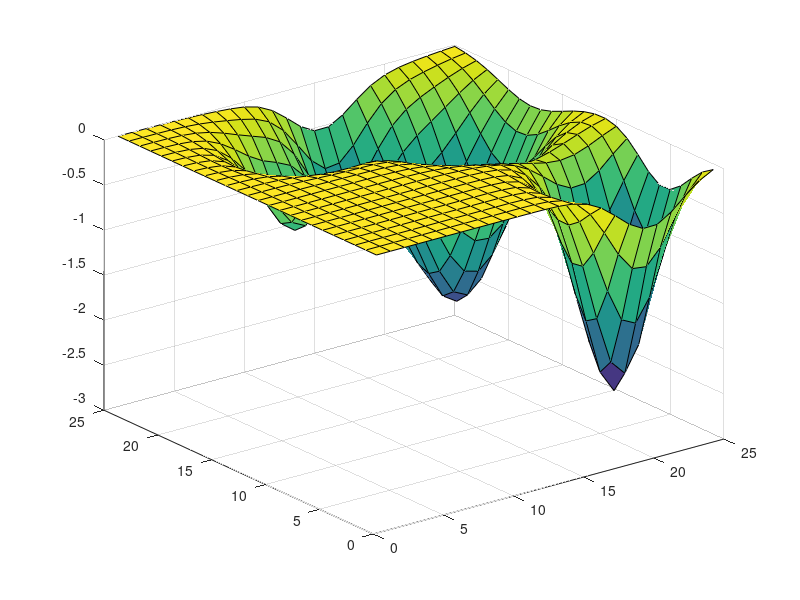

Write MATLAB code to recreate this figure.
% For CPE 470/670
% By Dr. Hung (Jim) La @ 2022
clc;
close all;
%====PARAMETER OF GAUSSIAN MODEL (MULTIVARIATE NORMAL DISTRIBUTION)===
x_neg = -6;
x_pos = 6;
y_neg = -6;
y_pos = 6;

%Gaussian distribution 0
mu_x1 = 3;%2
mu_y1 = 2;%0
mu1 = [mu_x1 mu_y1];
variance_x1 = 2.25;
variance_y1 = 2.25;
rho1 = 0.1333; %correlation between 2 variabes (#1)
covariance_xy1 = rho1*sqrt(variance_x1*variance_y1);
%Sigma = 0.25*[.25 .3; .3 1];
Sigma1 = [variance_x1 covariance_xy1; covariance_xy1 variance_y1];

mu_x2 = 1;%0;
mu_y2 = 4.5;%2
mu2 = [mu_x2 mu_y2];
variance_x2 = 1.25;
variance_y2 = 1.25;
rho2 = 0.1333; %correlation between 2 variabes (#1)
covariance_xy2 = rho2*sqrt(variance_x2*variance_y2);
%Sigma = 0.25*[.25 .3; .3 1];
Sigma2 = [variance_x2 covariance_xy2; covariance_xy2 variance_y2];

mu_x3 = -2;%0;
mu_y3 = 3;%2
mu3 = [mu_x3 mu_y3];
variance_x3 = 1.25;
variance_y3 = 1.25;
rho3 = 0.1333; %correlation between 2 variabes (#1)
covariance_xy3 = rho3*sqrt(variance_x3*variance_y3);
%Sigma = 0.25*[.25 .3; .3 1];
Sigma3 = [variance_x3 covariance_xy3; covariance_xy3 variance_y3];

mu_x4 = 4;%0;
mu_y4 = -4;%2
mu4 = [mu_x4 mu_y4];
variance_x4 = 1.25;
variance_y4 = 1.25;
rho4 = 0.1333; %correlation between 2 variabes (#1)
covariance_xy4 = rho4*sqrt(variance_x4*variance_y4);
%Sigma = 0.25*[.25 .3; .3 1];
Sigma4 = [variance_x4 covariance_xy4; covariance_xy4 variance_y4];


%Devide the Region F into cells
scal = 0.5;%0.1;
x = x_neg:scal:x_pos; %x dimension of the survellance Region
y = y_neg:scal:y_pos; %y dimension of the survellance Region
[X1,X2] = meshgrid(x,y);
Theta = [30 10 8 20]; %The true constant vector

Phi = [mvnpdf([X1(:) X2(:)],mu1,Sigma1) mvnpdf([X1(:) X2(:)],mu2,Sigma2) mvnpdf([X1(:) X2(:)],mu3,Sigma3) mvnpdf([X1(:) X2(:)],mu4,Sigma4)]; %The distribution of the environment

F1 = Theta*Phi';

num_cells = length(F1);

F = reshape(F1,length(y),length(x)); %Find cell's value (y by x matrix)
%F =[F2(2,:); F2(1,:)];
figure(1), surf(-F) %Plot the true map